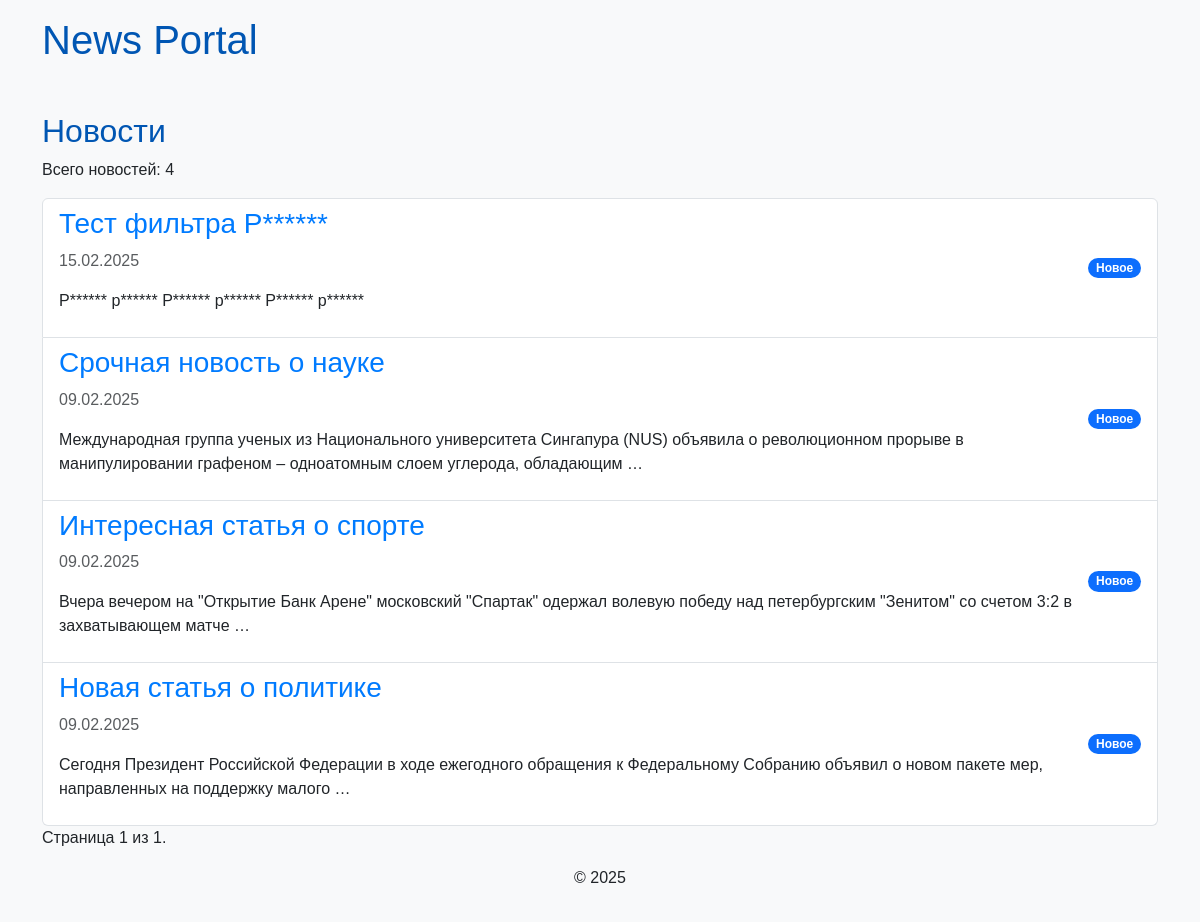
Before: /news/ with the older database file.
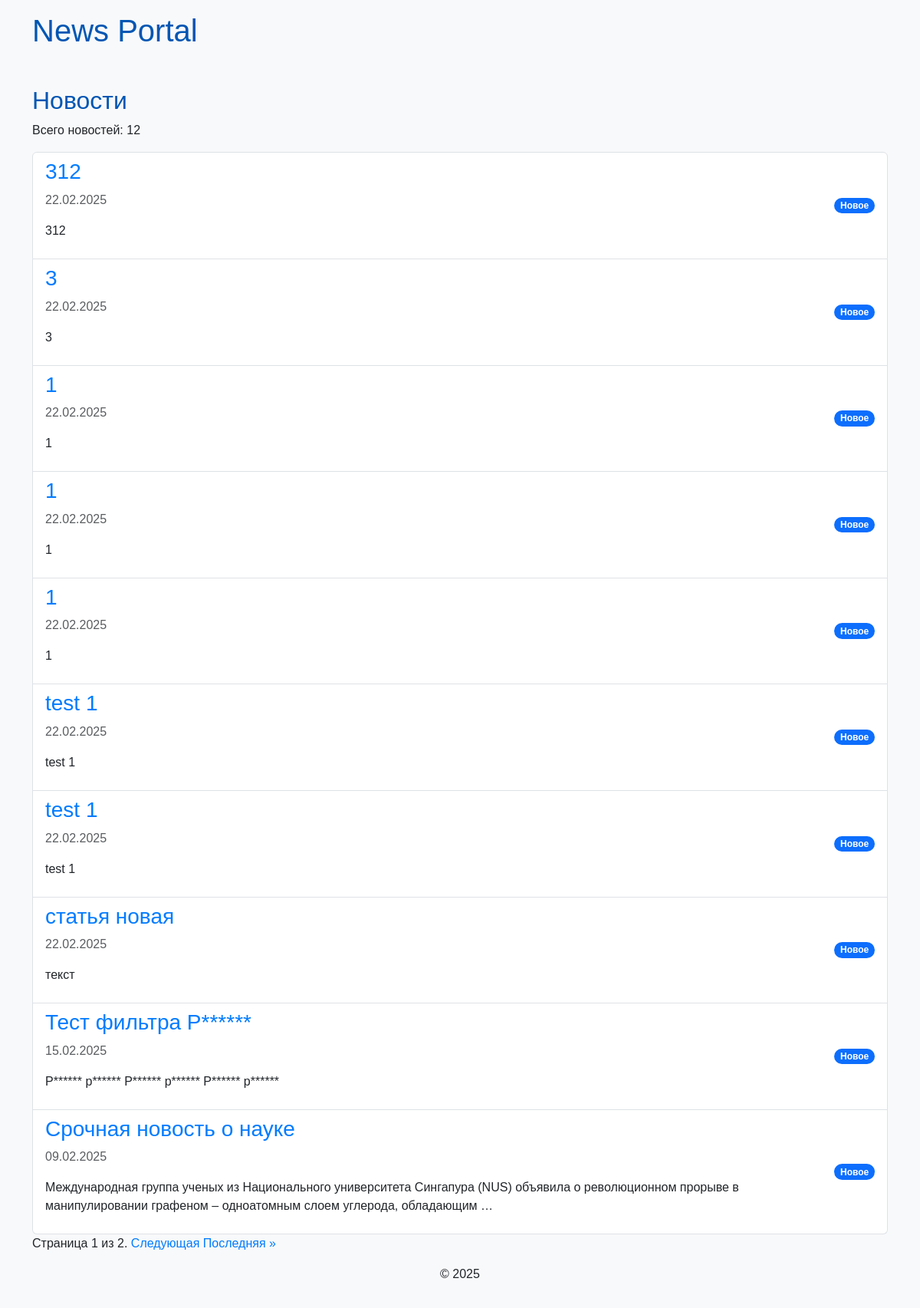
After: the same page with the newer database file.
### news/models.py (models this page shows, shortened)
class Post(models.Model):
    ARTICLE = 'AR'
    NEWS = 'NW'
    POST_TYPES = [
        (ARTICLE, 'Статья'),
        (NEWS, 'Новость'),
    ]
    author = models.ForeignKey(Author, on_delete=models.CASCADE)
    post_type = models.CharField(max_length=2, choices=POST_TYPES, default=NEWS)
    date_created = models.DateTimeField(auto_now_add=True)
    categories = models.ManyToManyField(Category, through='PostCategory')
    title = models.CharField(max_length=255)
    text = models.TextField()
    rating = models.IntegerField(default=0)

### news/views.py (the view)
# urls.py: path('news/', views.news_list, name='news_list'),
def news_list(request):
    news = Post.objects.all().order_by('-date_created')  # Сортируем по дате в убывающем порядке
    total_news = news.count()  # Получаем общее количество новостей
    paginator = Paginator(news, 10)  # 10 новостей на странице
    page_number = request.GET.get('page')
    page_obj = paginator.get_page(page_number)  # Получаем нужную страницу
    context = {
        'page_obj': page_obj,  # Передаём объект страницы
        'total_news': total_news,
    }
    return render(request, 'news/news_list.html', context)

### news/templatetags/custom_filters.py (called while the page is built)
@register.filter(name='censor')
def censor(value):
    if not isinstance(value, str):
        raise ValueError("Фильтр censor может быть применен только к строкам.")
    words = value.split()
    censored_text = []
    for word in words:
        if word in censored_words:
            censored_word = word[0] + '*' * (len(word) - 1)
            censored_text.append(censored_word)
        else:
            censored_text.append(word)
    return ' '.join(censored_text)

### templates/news/news_list.html (shortened to what this page needs)
{% extends 'default.html' %}
{% load custom_filters %}
{% block content %}
    <h2>Новости</h2>
    <p>Всего новостей: {{ total_news }}</p>
    <ul class="list-group">
        {% for item in page_obj %}
            <li class="list-group-item d-flex justify-content-between align-items-center">
                <div>
                    <h3><a href="{% url 'news_detail' item.id %}">{{ item.title|censor }}</a></h3>
                    <p class="text-muted">{{ item.date_created|date:"d.m.Y" }}</p>
                    <p>{{ item.text|censor|truncatewords:20 }}</p>
                </div>
                <span class="badge bg-primary rounded-pill">Новое</span>
            </li>
        {% endfor %}
    </ul>
    <div class="pagination">
        <span class="step-links">
            <span class="current">
                Страница {{ page_obj.number }} из {{ page_obj.paginator.num_pages }}.
            </span>
            {% if page_obj.has_next %}
                <a href="?page={{ page_obj.next_page_number }}">Следующая</a>
                <a href="?page={{ page_obj.paginator.num_pages }}">Последняя &raquo;</a>
            {% endif %}
        </span>
    </div>
{% endblock %}

Changed rows visible on the page:
no longer on this page (row unchanged): Post: title|censor "Интересная статья о спорте", date_created "09.02.2025", text|censor "Вчера вечером на \"Открытие Банк Арене\" московский \"Спартак\" одержал волевую победу над петербургским \"Зенитом\" со счетом 3:2 в захватывающем матче …"
no longer on this page (row unchanged): Post: title|censor "Новая статья о политике", date_created "09.02.2025", text|censor "Сегодня Президент Российской Федерации в ходе ежегодного обращения к Федеральному Собранию объявил о новом пакете мер, направленных на поддержку малого …"
added Post: title|censor "312", date_created "22.02.2025", text|censor "312"
added Post: title|censor "3", date_created "22.02.2025", text|censor "3"
added Post: title|censor "1", date_created "22.02.2025", text|censor "1"
added Post: title|censor "1", date_created "22.02.2025", text|censor "1"
added Post: title|censor "1", date_created "22.02.2025", text|censor "1"
added Post: title|censor "test 1", date_created "22.02.2025", text|censor "test 1"
added Post: title|censor "test 1", date_created "22.02.2025", text|censor "test 1"
added Post: title|censor "статья новая", date_created "22.02.2025", text|censor "текст"
Other visible differences:
{{ total_news }}: "4" → "12"
{{ page_obj.paginator.num_pages }}: "1" → "2"
text now shown: "Следующая Последняя »"
